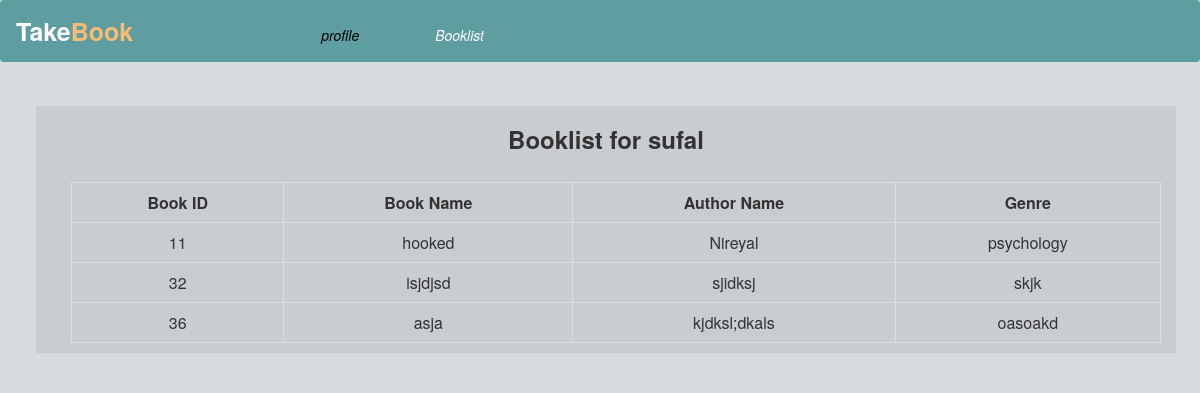
/booklist/sufal/, run on an earlier commit of the app's database.
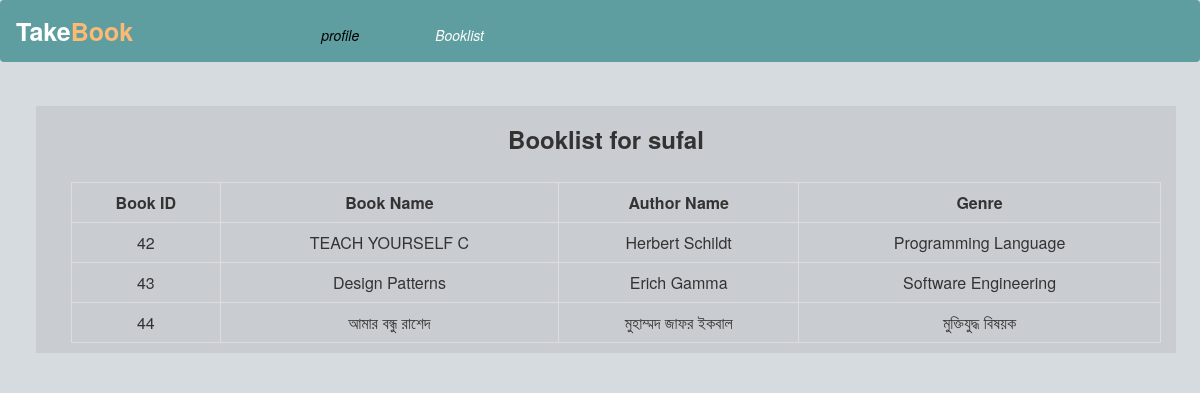
And on a later commit of the database.
### profileapp/models.py (models this page shows, shortened)
class Book(models.Model):
    owner=models.ForeignKey(User,on_delete=models.CASCADE)
    title=models.CharField(max_length=100)
    author=models.CharField(max_length=100,null=True)
    genre=models.CharField(max_length=100,null=True)
    availability = models.IntegerField(default=0)
    created_at = models.DateTimeField(auto_now_add=True)

### profileapp/views.py (the view)
# urls.py: path('booklist/<str:username>/',profileview.booklist, name='booklist'),
def booklist(request,username):
    user2=User.objects.get(username=username)
    user_booklist= Book.objects.filter(owner=user2)
    return render(request, 'profile/booklist.html', {'user2':user2,'user_booklist': user_booklist})

### templates/profile/booklist.html (shortened to what this page needs)
<html lang="en">
<head>
    <link href="https://cdn.jsdelivr.net/npm/bootstrap@5.3.2/dist/css/bootstrap.min.css" rel="stylesheet">
    <link rel="stylesheet" href="https://maxcdn.bootstrapcdn.com/bootstrap/3.4.1/css/bootstrap.min.css">
    <link rel="stylesheet" href="https://cdnjs.cloudflare.com/ajax/libs/font-awesome/4.7.0/css/font-awesome.min.css">
</head>
  <body>
  <nav class="navbar navbar-expand-lg " style="background-color:#5F9EA0;">
        <div class="navbar-header">
          <a class="navbar-brand" href="{% url 'home' %}"><strong class="text-white fs-1" style="margin:0px 100px 0px 0px">Take<span class="text-orange-300">Book</span> </strong> </a>
        </div>
        <ul class="nav navbar-nav">
          <li class="nav-item"><i><a href={% url 'profile' username=user2.username %} class="btn " style="color:black;margin:8px 0px 0px 50px">profile</a></i></li>
          <li class="nav-item"><i><a href={% url 'booklist' username=user2.username %} class="btn " style="color:white;margin:8px 0px 0px 50px">Booklist</a></i></li>
        </ul>
    </nav>
    <div class="container-fluid">
        <div class-"row">
           <div class="col-lg-12 text-center" style="margin:24px 6px 12px 6px">
             <div class="container-fluid" style="background-color: #1111">
                <h3 class="text-center"><strong>Booklist for {{ user2.username }}</strong></h3><br>
                <ul>
                <table >
                    <tr >
                      <th>Book ID</th><th>Book Name </th> <th> Author Name </th>
                       <th>Genre</th>
                    </tr>
                {% for book in user_booklist %}
                    <tr>
                        <td>{{book.id}}</td><td>{{ book.title }}</td><td>{{ book.author }}</td>
                        <td>{{ book.genre }}</td>
                    </tr>
                {% endfor %}
                </table>
                </ul>
              </div>
           </div>
        </div>
    </div>
</body>
</html>

What changed in the data, as far as the page shows it:
removed Book: id "11", title "hooked", author "Nireyal", genre "psychology"
removed Book: id "32", title "isjdjsd", author "sjidksj", genre "skjk"
removed Book: id "36", title "asja", author "kjdksl;dkals", genre "oasoakd"
added Book: id "42", title "TEACH YOURSELF C", author "Herbert Schildt", genre "Programming Language"
added Book: id "43", title "Design Patterns", author "Erich Gamma", genre "Software Engineering"
added Book: id "44", title "আমার বন্ধু রাশেদ", author "মুহাম্মদ জাফর ইকবাল", genre "মুক্তিযুদ্ধ বিষয়ক"
